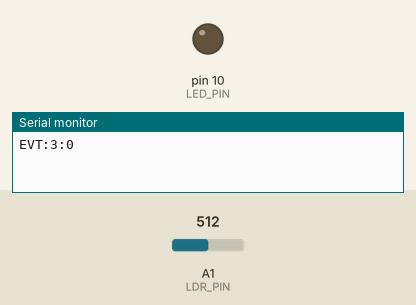
This sketch was run on a simulated Arduino Uno, built with avr-gcc and run on an emulated ATmega328P. On the bench: output pins drawn as LEDs (lit = HIGH), the last lines printed to the serial monitor. The test bench sets the inputs (shaded band); at power-on: A1 (LDR_PIN) = 512.

Above: at 1.2 s.
1.3 s: A1 (LDR_PIN) set to 414
2.8 s: A1 (LDR_PIN) set to 391
At 3.6 s:
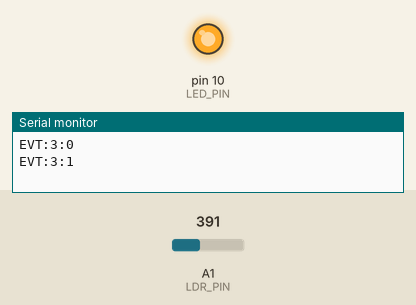
4.3 s: A1 (LDR_PIN) set to 410
At 4.8 s:
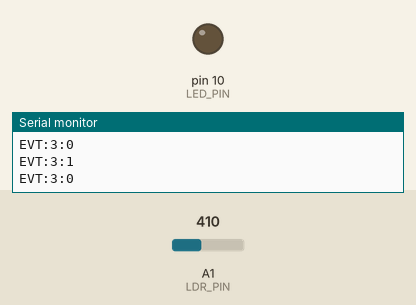
5.8 s: A1 (LDR_PIN) set to 390
At 7.2 s:
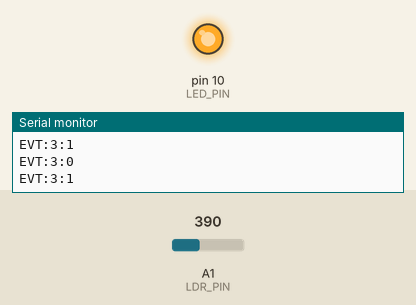
Timing chart, 0 to 8.3 s (numbered marks = the images above; inputs shaded):
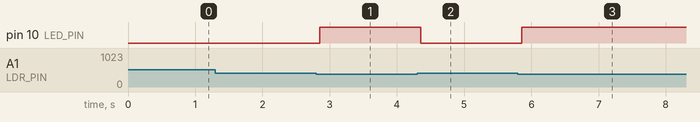

Measured:
- the behaviour switches between 400 and 399 on A1 (LDR_PIN) (found by bisection; images 0 and 1)
- after the input at 1.3 s, every drawn part: stays the same
- after the input at 2.8 s, pin 10 (LED_PIN): LOW → HIGH after 0.05 s
- after the input at 4.3 s, pin 10 (LED_PIN): HIGH → LOW after 0.05 s
- after the input at 5.8 s, pin 10 (LED_PIN): LOW → HIGH after 0.06 s

The sketch:

03_auto_streetlamp.ino
```cpp
/*
  Bosqich 03 — Avtomatik ko'cha chirog'i
  Nurshahar hikoyasi: Arduino Chrome O'yinlari

  Ulanish:
    LDR va 10kOhm rezistor kuchlanish bo'luvchisi -> A1
      (5V -- LDR -- A1 -- 10k -- GND)
    LED anod -> 220R -> D10, katod -> GND

  Protokol: "EVT:3:1" qorong'i bo'lganda, "EVT:3:0" yorug' bo'lganda.
*/

const int LDR_PIN = A1;
const int LED_PIN = 10;
const int DARK_THRESHOLD = 400; // sxemangizga qarab sozlang

int lastState = -1;

void setup() {
  Serial.begin(9600);
  pinMode(LED_PIN, OUTPUT);
}

void loop() {
  int light = analogRead(LDR_PIN);
  bool dark = light < DARK_THRESHOLD;
  digitalWrite(LED_PIN, dark ? HIGH : LOW);

  int state = dark ? 1 : 0;
  if (state != lastState) {
    Serial.print("EVT:3:");
    Serial.println(state);
    lastState = state;
  }
  delay(150);
}
```
